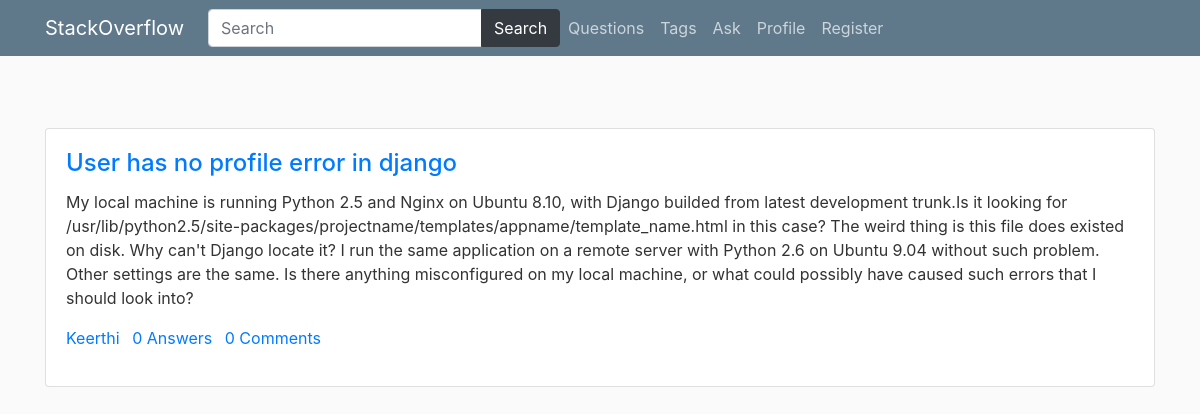
The app's page /tag/python, older data.
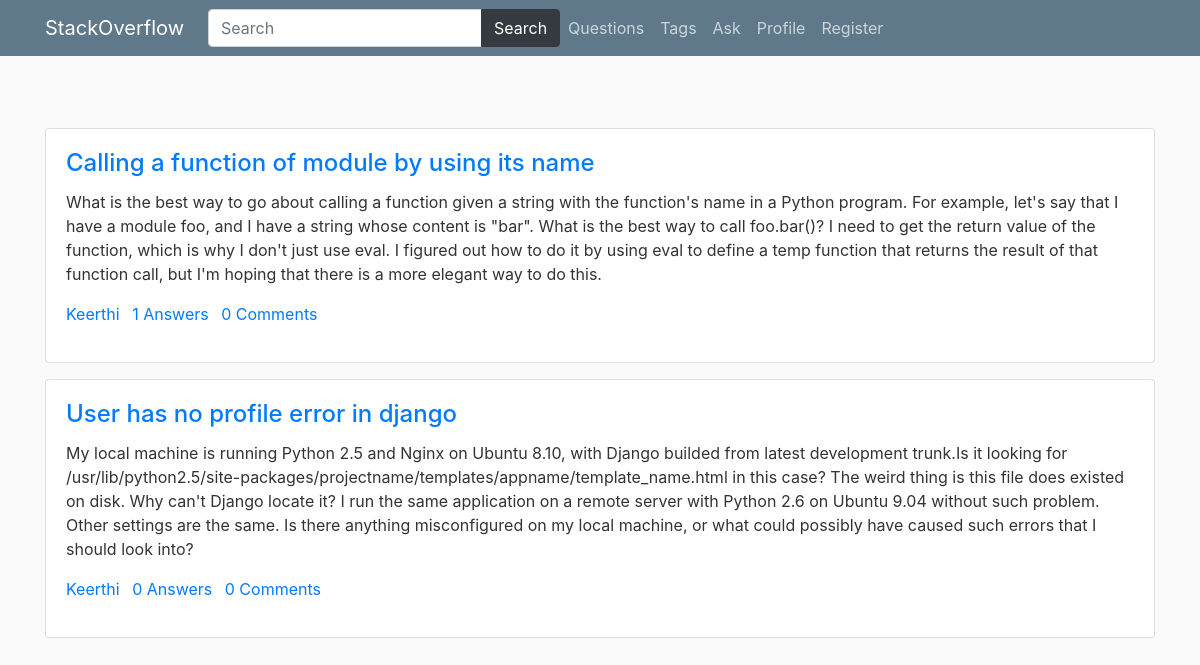
The same page, newer data.
### main/models.py (models this page shows, shortened)
class Question(models.Model):
    user = models.ForeignKey(User, on_delete=models.CASCADE)
    title = models.CharField(max_length=300)
    detail = models.TextField()
    tags = models.TextField(default='')
    add_time = models.DateTimeField(auto_now_add=True)

### main/views.py (the view)
# urls.py: path('tag/<str:tag>',views.tag,name='tag'),
def tag(request,tag):
    quests=Question.objects.annotate(total_comments=Count('answer__comment')).filter(tags__icontains=tag).order_by('-id')
    paginator=Paginator(quests,10)
    page_num=request.GET.get('page',1)
    quests=paginator.page(page_num)
    return render(request,'tag.html',{'quests':quests,'tag':tag})

### main/templates/tag.html (shortened to what this page needs)
{% extends 'base.html' %}
{% load static %}
{% load humanize %}
{% block content %}
    <div class="container py-5">
        {% for quest in quests %}
        <div class="card mb-3">
            <div class="card-body">
                <h4 class="card-title"><a href="/detail/{{quest.id}}">{{quest.title}}</a></h4>
                <p class="card-text">{{quest.detail}}</p>
                <p>
                    <a href="#" class="mr-2">{{quest.user.username}}</a>
                    <a href="#" class="mr-2">{{quest.answer_set.count}} Answers</a>
                    <a href="#" class="mr-2">{{quest.total_comments}} Comments</a>
                </p>
            </div>
        </div>
        {% endfor %}
    </div>
{% endblock %}

Row changes from the older to the newer data that the page shows:
added Question: title "Calling a function of module by using its name", detail "What is the best way to go about calling a function given a string with the function's name in a Python program. For example, let's say that I have a module foo, and I have a string whose content is \"bar\". What is the best way to call foo.bar()? I need to get the return value of the function, which is why I don't just use eval. I figured out how to do it by using eval to define a temp function that returns the result of that function call, but I'm hoping that there is a more elegant way to do this.", user.username "Keerthi", answer_set.count "1", total_comments "0"
